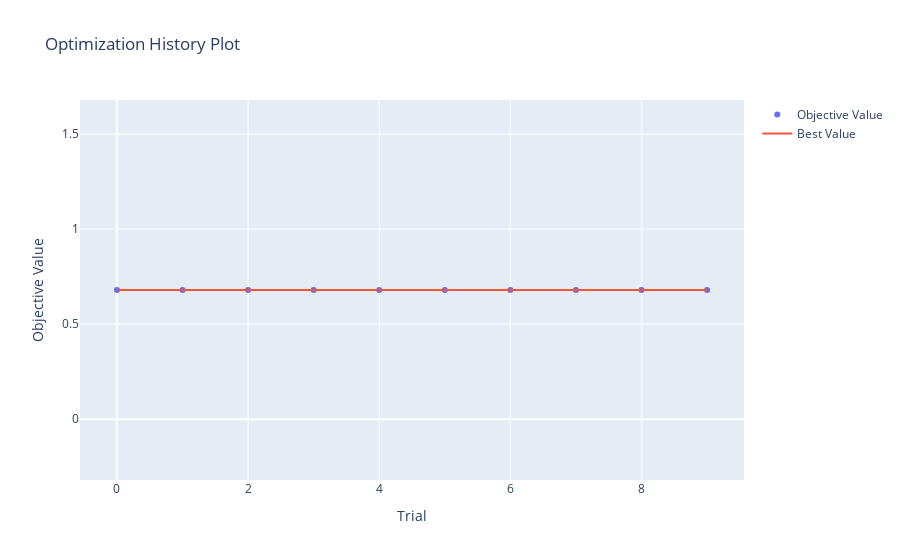

The code cell stored with this chart in its notebook:
### Code cell
optuna.visualization.plot_optimization_history(study)

### Figure 1 — Plotly figure (JSON) as saved in the notebook; plotly's stock layout.template omitted (floating-point values rounded to 4 significant figures)
{"data": [{"mode": "markers", "name": "Objective Value", "type": "scatter", "x": [0, 1, 2, 3, 4, 5, 6, 7, 8, 9], "y": [0.6797, 0.6797, 0.6797, 0.6797, 0.6797, 0.6797, 0.6797, 0.6797, 0.6797, 0.6797]}, {"mode": "lines", "name": "Best Value", "type": "scatter", "x": [0, 1, 2, 3, 4, 5, 6, 7, 8, 9], "y": [0.6797, 0.6797, 0.6797, 0.6797, 0.6797, 0.6797, 0.6797, 0.6797, 0.6797, 0.6797]}, {"marker": {"color": "#cccccc"}, "mode": "markers", "name": "Infeasible Trial", "showlegend": false, "type": "scatter", "x": [], "y": []}], "layout": {"title": {"text": "Optimization History Plot"}, "xaxis": {"title": {"text": "Trial"}}, "yaxis": {"title": {"text": "Objective Value"}}}}
